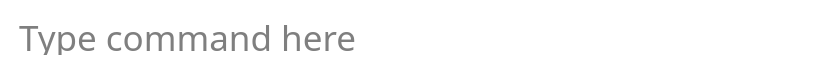
<?xml version="1.0" encoding="UTF-8"?>
<ui version="4.0">
 <class>InputWindow</class>
 <widget class="QWidget" name="InputWindow">
  <property name="geometry">
   <rect>
    <x>0</x>
    <y>0</y>
    <width>840</width>
    <height>70</height>
   </rect>
  </property>
  <property name="palette">
   <palette>
    <active>
     <colorrole role="Base">
      <brush brushstyle="SolidPattern">
       <color alpha="255">
        <red>255</red>
        <green>255</green>
        <blue>255</blue>
       </color>
      </brush>
     </colorrole>
     <colorrole role="Window">
      <brush brushstyle="SolidPattern">
       <color alpha="0">
        <red>30</red>
        <green>30</green>
        <blue>30</blue>
       </color>
      </brush>
     </colorrole>
     <colorrole role="ToolTipBase">
      <brush brushstyle="SolidPattern">
       <color alpha="255">
        <red>0</red>
        <green>0</green>
        <blue>0</blue>
       </color>
      </brush>
     </colorrole>
     <colorrole role="ToolTipText">
      <brush brushstyle="SolidPattern">
       <color alpha="255">
        <red>255</red>
        <green>255</green>
        <blue>255</blue>
       </color>
      </brush>
     </colorrole>
    </active>
    <inactive>
     <colorrole role="Base">
      <brush brushstyle="SolidPattern">
       <color alpha="255">
        <red>255</red>
        <green>255</green>
        <blue>255</blue>
       </color>
      </brush>
     </colorrole>
     <colorrole role="Window">
      <brush brushstyle="SolidPattern">
       <color alpha="0">
        <red>30</red>
        <green>30</green>
        <blue>30</blue>
       </color>
      </brush>
     </colorrole>
     <colorrole role="ToolTipBase">
      <brush brushstyle="SolidPattern">
       <color alpha="255">
        <red>0</red>
        <green>0</green>
        <blue>0</blue>
       </color>
      </brush>
     </colorrole>
     <colorrole role="ToolTipText">
      <brush brushstyle="SolidPattern">
       <color alpha="255">
        <red>255</red>
        <green>255</green>
        <blue>255</blue>
       </color>
      </brush>
     </colorrole>
    </inactive>
    <disabled>
     <colorrole role="Base">
      <brush brushstyle="SolidPattern">
       <color alpha="0">
        <red>30</red>
        <green>30</green>
        <blue>30</blue>
       </color>
      </brush>
     </colorrole>
     <colorrole role="Window">
      <brush brushstyle="SolidPattern">
       <color alpha="0">
        <red>30</red>
        <green>30</green>
        <blue>30</blue>
       </color>
      </brush>
     </colorrole>
     <colorrole role="ToolTipBase">
      <brush brushstyle="SolidPattern">
       <color alpha="255">
        <red>0</red>
        <green>0</green>
        <blue>0</blue>
       </color>
      </brush>
     </colorrole>
     <colorrole role="ToolTipText">
      <brush brushstyle="SolidPattern">
       <color alpha="255">
        <red>255</red>
        <green>255</green>
        <blue>255</blue>
       </color>
      </brush>
     </colorrole>
    </disabled>
   </palette>
  </property>
  <property name="font">
   <font>
    <family>MS Mincho</family>
    <weight>50</weight>
    <bold>false</bold>
   </font>
  </property>
  <property name="focusPolicy">
   <enum>Qt::StrongFocus</enum>
  </property>
  <property name="windowTitle">
   <string>InputWindow</string>
  </property>
  <widget class="QLabel" name="label">
   <property name="geometry">
    <rect>
     <x>0</x>
     <y>0</y>
     <width>840</width>
     <height>70</height>
    </rect>
   </property>
   <property name="text">
    <string/>
   </property>
   <property name="pixmap">
    <pixmap resource="Resources.qrc">:/Images/roundedmask.png</pixmap>
   </property>
   <property name="alignment">
    <set>Qt::AlignCenter</set>
   </property>
  </widget>
  <widget class="QLabel" name="label_2">
   <property name="geometry">
    <rect>
     <x>0</x>
     <y>0</y>
     <width>840</width>
     <height>70</height>
    </rect>
   </property>
   <property name="palette">
    <palette>
     <active>
      <colorrole role="Button">
       <brush brushstyle="SolidPattern">
        <color alpha="255">
         <red>30</red>
         <green>30</green>
         <blue>30</blue>
        </color>
       </brush>
      </colorrole>
      <colorrole role="Base">
       <brush brushstyle="SolidPattern">
        <color alpha="255">
         <red>30</red>
         <green>30</green>
         <blue>30</blue>
        </color>
       </brush>
      </colorrole>
      <colorrole role="Window">
       <brush brushstyle="SolidPattern">
        <color alpha="255">
         <red>30</red>
         <green>30</green>
         <blue>30</blue>
        </color>
       </brush>
      </colorrole>
      <colorrole role="AlternateBase">
       <brush brushstyle="SolidPattern">
        <color alpha="255">
         <red>30</red>
         <green>30</green>
         <blue>30</blue>
        </color>
       </brush>
      </colorrole>
     </active>
     <inactive>
      <colorrole role="Button">
       <brush brushstyle="SolidPattern">
        <color alpha="255">
         <red>30</red>
         <green>30</green>
         <blue>30</blue>
        </color>
       </brush>
      </colorrole>
      <colorrole role="Base">
       <brush brushstyle="SolidPattern">
        <color alpha="255">
         <red>30</red>
         <green>30</green>
         <blue>30</blue>
        </color>
       </brush>
      </colorrole>
      <colorrole role="Window">
       <brush brushstyle="SolidPattern">
        <color alpha="255">
         <red>30</red>
         <green>30</green>
         <blue>30</blue>
        </color>
       </brush>
      </colorrole>
      <colorrole role="AlternateBase">
       <brush brushstyle="SolidPattern">
        <color alpha="255">
         <red>30</red>
         <green>30</green>
         <blue>30</blue>
        </color>
       </brush>
      </colorrole>
     </inactive>
     <disabled>
      <colorrole role="Button">
       <brush brushstyle="SolidPattern">
        <color alpha="255">
         <red>30</red>
         <green>30</green>
         <blue>30</blue>
        </color>
       </brush>
      </colorrole>
      <colorrole role="Base">
       <brush brushstyle="SolidPattern">
        <color alpha="255">
         <red>30</red>
         <green>30</green>
         <blue>30</blue>
        </color>
       </brush>
      </colorrole>
      <colorrole role="Window">
       <brush brushstyle="SolidPattern">
        <color alpha="255">
         <red>30</red>
         <green>30</green>
         <blue>30</blue>
        </color>
       </brush>
      </colorrole>
      <colorrole role="AlternateBase">
       <brush brushstyle="SolidPattern">
        <color alpha="255">
         <red>30</red>
         <green>30</green>
         <blue>30</blue>
        </color>
       </brush>
      </colorrole>
     </disabled>
    </palette>
   </property>
   <property name="autoFillBackground">
    <bool>false</bool>
   </property>
   <property name="text">
    <string/>
   </property>
   <property name="pixmap">
    <pixmap resource="Resources.qrc">:/Images/InputWindowMask.png</pixmap>
   </property>
   <property name="alignment">
    <set>Qt::AlignCenter</set>
   </property>
  </widget>
  <widget class="QTextEdit" name="lineEdit">
   <property name="geometry">
    <rect>
     <x>15</x>
     <y>12</y>
     <width>810</width>
     <height>50</height>
    </rect>
   </property>
   <property name="sizePolicy">
    <sizepolicy hsizetype="Expanding" vsizetype="Fixed">
     <horstretch>0</horstretch>
     <verstretch>0</verstretch>
    </sizepolicy>
   </property>
   <property name="font">
    <font>
     <family>Quicksand Book</family>
     <pointsize>26</pointsize>
     <stylestrategy>PreferAntialias</stylestrategy>
    </font>
   </property>
   <property name="cursor" stdset="0">
    <cursorShape>IBeamCursor</cursorShape>
   </property>
   <property name="mouseTracking">
    <bool>true</bool>
   </property>
   <property name="focusPolicy">
    <enum>Qt::StrongFocus</enum>
   </property>
   <property name="styleSheet">
    <string notr="true">background-color: transparent;</string>
   </property>
   <property name="inputMethodHints">
    <set>Qt::ImhNone</set>
   </property>
   <property name="frameShape">
    <enum>QFrame::NoFrame</enum>
   </property>
   <property name="verticalScrollBarPolicy">
    <enum>Qt::ScrollBarAlwaysOff</enum>
   </property>
   <property name="horizontalScrollBarPolicy">
    <enum>Qt::ScrollBarAlwaysOff</enum>
   </property>
   <property name="lineWrapMode">
    <enum>QTextEdit::NoWrap</enum>
   </property>
   <property name="cursorWidth">
    <number>1</number>
   </property>
   <property name="placeholderText">
    <string>Type command here</string>
   </property>
  </widget>
  <zorder>label_2</zorder>
  <zorder>label</zorder>
  <zorder>lineEdit</zorder>
 </widget>
 <layoutdefault spacing="6" margin="11"/>
 <resources>
  <include location="Resources.qrc"/>
 </resources>
 <connections/>
</ui>
